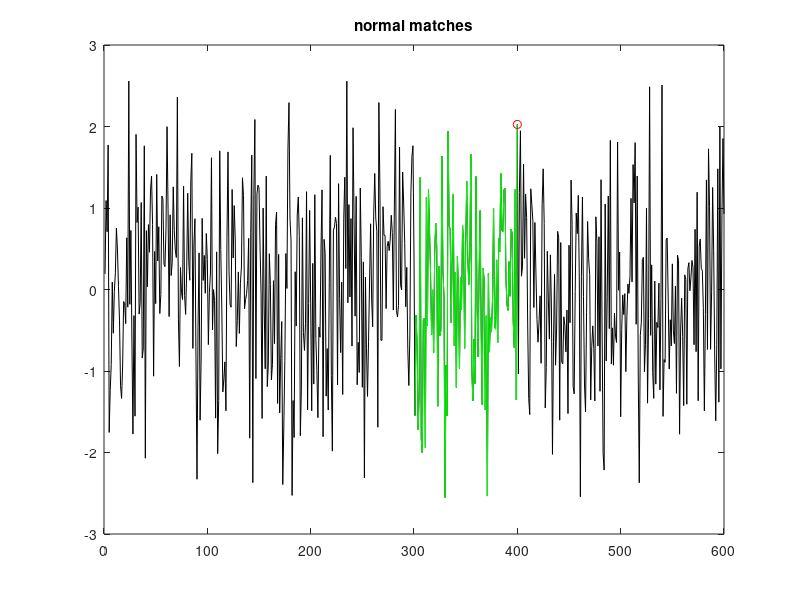
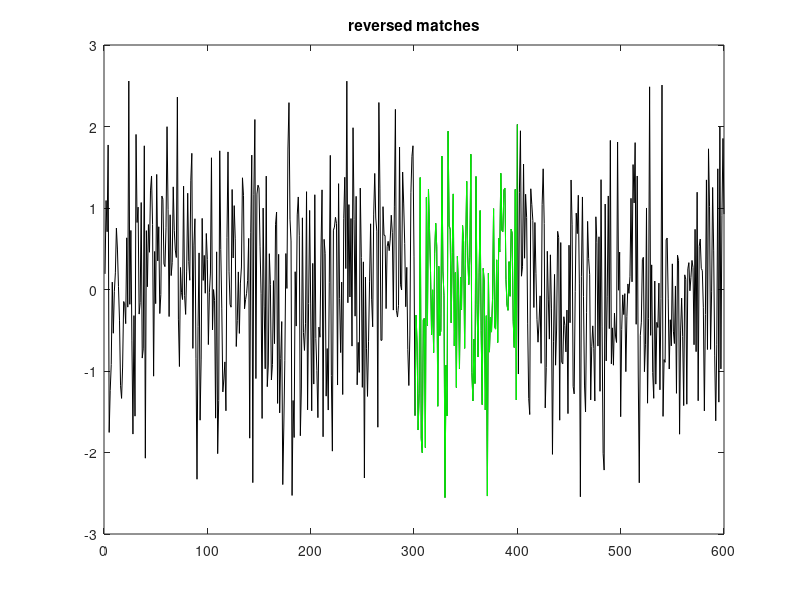
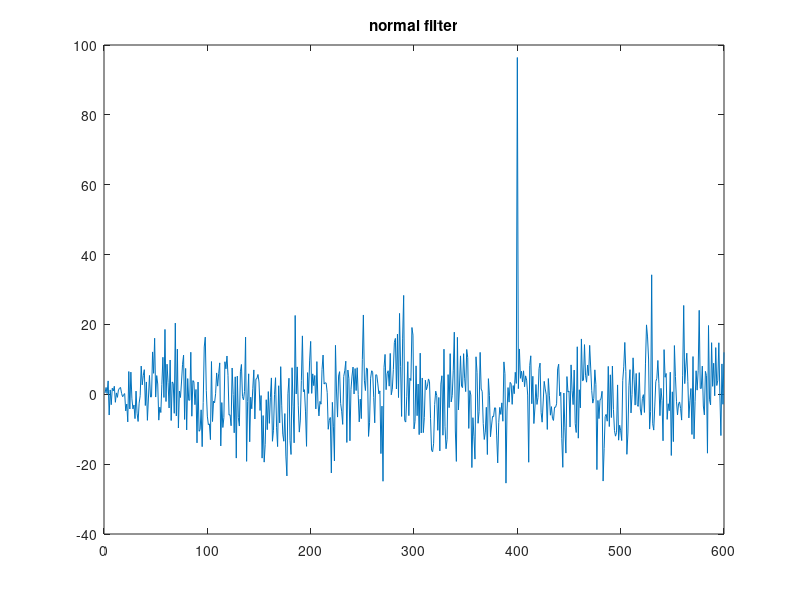
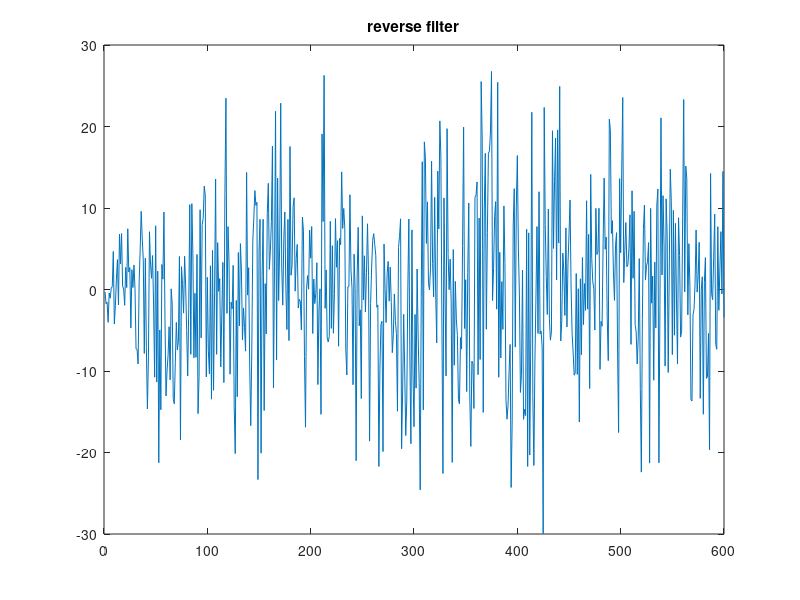

Write MATLAB code to recreate these figures, in order.
faux_signal = randn(100,1);
match_score = 0.9; % percent
embeddedSignal = [randn(300,1); faux_signal; randn(200,1)];
n = 1:length(embeddedSignal);
template_filter = flipud(faux_signal(:));


filtered_signal = filter(template_filter, 1, embeddedSignal);

norm_factor = faux_signal.'*faux_signal;

matches = n(filtered_signal>norm_factor*match_score);
disp(matches)
reversed_filtered_signal = filter(faux_signal, 1, embeddedSignal);

rev_matches = n(reversed_filtered_signal>norm_factor*match_score);
disp(rev_matches)
figure();
plot(n, embeddedSignal, 'k', n(301:400), faux_signal, 'g', n(matches), embeddedSignal(matches), 'ro');
hold on;
% plot(n(matches), embeddedSignal(matches), 'ro');
title('normal matches')
figure();
plot(n, embeddedSignal, 'k', n(301:400), faux_signal, 'g',  n(rev_matches), embeddedSignal(rev_matches), 'ro');
title('reversed matches')
figure();
plot(filtered_signal);
title('normal filter')

figure();
plot(reversed_filtered_signal)
title('reverse filter')